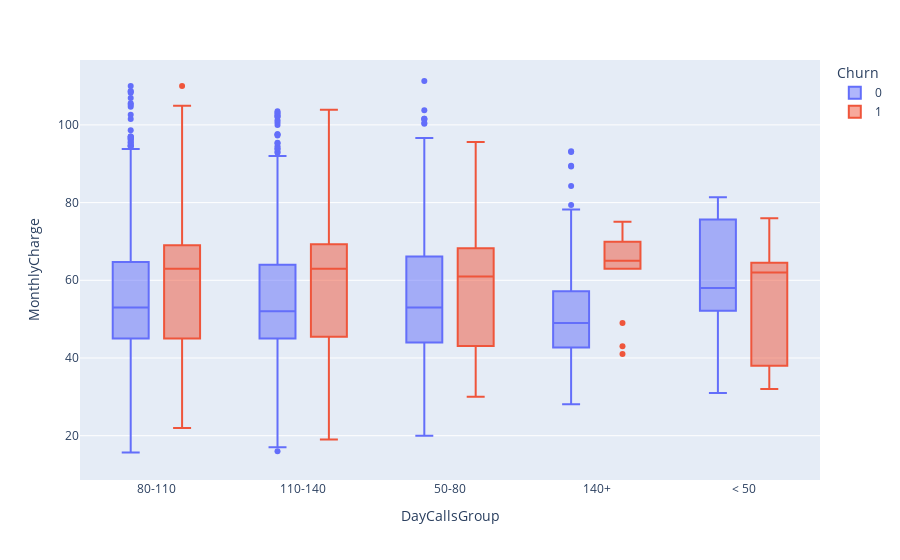

Write notebook code for a chart like this one.
### Markdown cell above
* The customers who make long duration calls are churning.
* For higher Day Mins value we have high customer Churn.
* We can analyze this using the AccountWeeksGroup for better understanding.

### Code cell
fig = px.box(df, x = 'DayCallsGroup', y = 'MonthlyCharge', color = 'Churn')
fig.show()

### Figure 1 — Plotly figure (JSON) as saved in the notebook; plotly's stock layout.template omitted (floating-point values rounded to 4 significant figures; data arrays with more than 128 entries replaced by an {"elided": "..."} marker saying what was removed)
{"data": [{"alignmentgroup": "True", "hovertemplate": "Churn=0<br>DayCallsGroup=%{x}<br>MonthlyCharge=%{y}<extra></extra>", "legendgroup": "0", "marker": {"color": "#636efa"}, "name": "0", "notched": false, "offsetgroup": "0", "orientation": "v", "showlegend": true, "type": "box", "x": {"elided": "2850 str values"}, "x0": " ", "xaxis": "x", "y": {"elided": "2850 float values"}, "y0": " ", "yaxis": "y"}, {"alignmentgroup": "True", "hovertemplate": "Churn=1<br>DayCallsGroup=%{x}<br>MonthlyCharge=%{y}<extra></extra>", "legendgroup": "1", "marker": {"color": "#EF553B"}, "name": "1", "notched": false, "offsetgroup": "1", "orientation": "v", "showlegend": true, "type": "box", "x": {"elided": "483 str values"}, "x0": " ", "xaxis": "x", "y": {"elided": "483 float values"}, "y0": " ", "yaxis": "y"}], "layout": {"boxmode": "group", "legend": {"title": {"text": "Churn"}, "tracegroupgap": 0}, "margin": {"t": 60}, "xaxis": {"anchor": "y", "domain": [0, 1], "title": {"text": "DayCallsGroup"}}, "yaxis": {"anchor": "x", "domain": [0, 1], "title": {"text": "MonthlyCharge"}}}}
